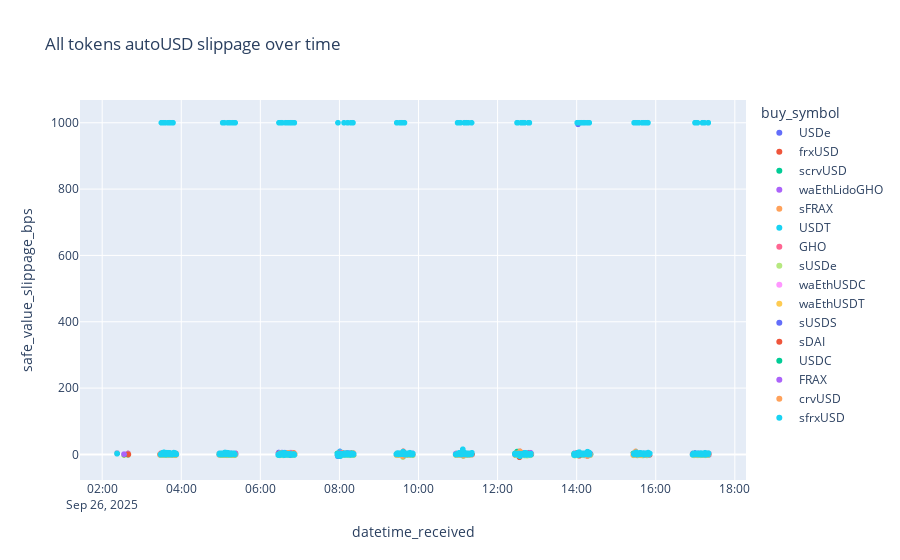

Write notebook code for a chart like this one.
### Code cell
autopool = AUTO_USD
df, _ = autopool_to_slippage[autopool.name]

all_slippage_values = (
    df.groupby(["30_min_chunk", "long_label"])[["datetime_received", "safe_value_slippage_bps", "buy_symbol"]]
    .first()
    .reset_index()
)
px.scatter(
    all_slippage_values,
    x="datetime_received",
    y="safe_value_slippage_bps",
    color="buy_symbol",
    hover_name="long_label",
    title=f"All tokens {autopool.name} slippage over time",
).show()

### Figure 1 — Plotly figure (JSON) as saved in the notebook; plotly's stock layout.template omitted (floating-point values rounded to 4 significant figures; data arrays with more than 128 entries replaced by an {"elided": "..."} marker saying what was removed)
{"data": [{"hovertemplate": "<b>%{hovertext}</b><br><br>buy_symbol=USDe<br>datetime_received=%{x}<br>safe_value_slippage_bps=%{y}<extra></extra>", "hovertext": {"elided": "736 str values"}, "legendgroup": "USDe", "marker": {"color": "#636efa", "symbol": "circle"}, "mode": "markers", "name": "USDe", "showlegend": true, "type": "scattergl", "x": {"elided": "736 str values"}, "xaxis": "x", "y": {"elided": "736 float values"}, "yaxis": "y"}, {"hovertemplate": "<b>%{hovertext}</b><br><br>buy_symbol=frxUSD<br>datetime_received=%{x}<br>safe_value_slippage_bps=%{y}<extra></extra>", "hovertext": {"elided": "736 str values"}, "legendgroup": "frxUSD", "marker": {"color": "#EF553B", "symbol": "circle"}, "mode": "markers", "name": "frxUSD", "showlegend": true, "type": "scattergl", "x": {"elided": "736 str values"}, "xaxis": "x", "y": {"elided": "736 float values"}, "yaxis": "y"}, {"hovertemplate": "<b>%{hovertext}</b><br><br>buy_symbol=scrvUSD<br>datetime_received=%{x}<br>safe_value_slippage_bps=%{y}<extra></extra>", "hovertext": {"elided": "757 str values"}, "legendgroup": "scrvUSD", "marker": {"color": "#00cc96", "symbol": "circle"}, "mode": "markers", "name": "scrvUSD", "showlegend": true, "type": "scattergl", "x": {"elided": "757 str values"}, "xaxis": "x", "y": {"elided": "757 float values"}, "yaxis": "y"}, {"hovertemplate": "<b>%{hovertext}</b><br><br>buy_symbol=waEthLidoGHO<br>datetime_received=%{x}<br>safe_value_slippage_bps=%{y}<extra></extra>", "hovertext": {"elided": "650 str values"}, "legendgroup": "waEthLidoGHO", "marker": {"color": "#ab63fa", "symbol": "circle"}, "mode": "markers", "name": "waEthLidoGHO", "showlegend": true, "type": "scattergl", "x": {"elided": "650 str values"}, "xaxis": "x", "y": {"elided": "650 float values"}, "yaxis": "y"}, {"hovertemplate": "<b>%{hovertext}</b><br><br>buy_symbol=sFRAX<br>datetime_received=%{x}<br>safe_value_slippage_bps=%{y}<extra></extra>", "hovertext": {"elided": "752 str values"}, "legendgroup": "sFRAX", "marker": {"color": "#FFA15A", "symbol": "circle"}, "mode": "markers", "name": "sFRAX", "showlegend": true, "type": "scattergl", "x": {"elided": "752 str values"}, "xaxis": "x", "y": {"elided": "752 float values"}, "yaxis": "y"}, {"hovertemplate": "<b>%{hovertext}</b><br><br>buy_symbol=USDT<br>datetime_received=%{x}<br>safe_value_slippage_bps=%{y}<extra></extra>", "hovertext": {"elided": "738 str values"}, "legendgroup": "USDT", "marker": {"color": "#19d3f3", "symbol": "circle"}, "mode": "markers", "name": "USDT", "showlegend": true, "type": "scattergl", "x": {"elided": "738 str values"}, "xaxis": "x", "y": {"elided": "738 float values"}, "yaxis": "y"}, {"hovertemplate": "<b>%{hovertext}</b><br><br>buy_symbol=GHO<br>datetime_received=%{x}<br>safe_value_slippage_bps=%{y}<extra></extra>", "hovertext": {"elided": "616 str values"}, "legendgroup": "GHO", "marker": {"color": "#FF6692", "symbol": "circle"}, "mode": "markers", "name": "GHO", "showlegend": true, "type": "scattergl", "x": {"elided": "616 str values"}, "xaxis": "x", "y": {"elided": "616 float values"}, "yaxis": "y"}, {"hovertemplate": "<b>%{hovertext}</b><br><br>buy_symbol=sUSDe<br>datetime_received=%{x}<br>safe_value_slippage_bps=%{y}<extra></extra>", "hovertext": {"elided": "754 str values"}, "legendgroup": "sUSDe", "marker": {"color": "#B6E880", "symbol": "circle"}, "mode": "markers", "name": "sUSDe", "showlegend": true, "type": "scattergl", "x": {"elided": "754 str values"}, "xaxis": "x", "y": {"elided": "754 float values"}, "yaxis": "y"}, {"hovertemplate": "<b>%{hovertext}</b><br><br>buy_symbol=waEthUSDC<br>datetime_received=%{x}<br>safe_value_slippage_bps=%{y}<extra></extra>", "hovertext": {"elided": "752 str values"}, "legendgroup": "waEthUSDC", "marker": {"color": "#FF97FF", "symbol": "circle"}, "mode": "markers", "name": "waEthUSDC", "showlegend": true, "type": "scattergl", "x": {"elided": "752 str values"}, "xaxis": "x", "y": {"elided": "752 float values"}, "yaxis": "y"}, {"hovertemplate": "<b>%{hovertext}</b><br><br>buy_symbol=waEthUSDT<br>datetime_received=%{x}<br>safe_value_slippage_bps=%{y}<extra></extra>", "hovertext": {"elided": "754 str values"}, "legendgroup": "waEthUSDT", "marker": {"color": "#FECB52", "symbol": "circle"}, "mode": "markers", "name": "waEthUSDT", "showlegend": true, "type": "scattergl", "x": {"elided": "754 str values"}, "xaxis": "x", "y": {"elided": "754 float values"}, "yaxis": "y"}, {"hovertemplate": "<b>%{hovertext}</b><br><br>buy_symbol=sUSDS<br>datetime_received=%{x}<br>safe_value_slippage_bps=%{y}<extra></extra>", "hovertext": {"elided": "753 str values"}, "legendgroup": "sUSDS", "marker": {"color": "#636efa", "symbol": "circle"}, "mode": "markers", "name": "sUSDS", "showlegend": true, "type": "scattergl", "x": {"elided": "753 str values"}, "xaxis": "x", "y": {"elided": "753 float values"}, "yaxis": "y"}, {"hovertemplate": "<b>%{hovertext}</b><br><br>buy_symbol=sDAI<br>datetime_received=%{x}<br>safe_value_slippage_bps=%{y}<extra></extra>", "hovertext": {"elided": "754 str values"}, "legendgroup": "sDAI", "marker": {"color": "#EF553B", "symbol": "circle"}, "mode": "markers", "name": "sDAI", "showlegend": true, "type": "scattergl", "x": {"elided": "754 str values"}, "xaxis": "x", "y": {"elided": "754 float values"}, "yaxis": "y"}, {"hovertemplate": "<b>%{hovertext}</b><br><br>buy_symbol=USDC<br>datetime_received=%{x}<br>safe_value_slippage_bps=%{y}<extra></extra>", "hovertext": {"elided": "740 str values"}, "legendgroup": "USDC", "marker": {"color": "#00cc96", "symbol": "circle"}, "mode": "markers", "name": "USDC", "showlegend": true, "type": "scattergl", "x": {"elided": "740 str values"}, "xaxis": "x", "y": {"elided": "740 float values"}, "yaxis": "y"}, {"hovertemplate": "<b>%{hovertext}</b><br><br>buy_symbol=FRAX<br>datetime_received=%{x}<br>safe_value_slippage_bps=%{y}<extra></extra>", "hovertext": {"elided": "738 str values"}, "legendgroup": "FRAX", "marker": {"color": "#ab63fa", "symbol": "circle"}, "mode": "markers", "name": "FRAX", "showlegend": true, "type": "scattergl", "x": {"elided": "738 str values"}, "xaxis": "x", "y": {"elided": "738 float values"}, "yaxis": "y"}, {"hovertemplate": "<b>%{hovertext}</b><br><br>buy_symbol=crvUSD<br>datetime_received=%{x}<br>safe_value_slippage_bps=%{y}<extra></extra>", "hovertext": {"elided": "740 str values"}, "legendgroup": "crvUSD", "marker": {"color": "#FFA15A", "symbol": "circle"}, "mode": "markers", "name": "crvUSD", "showlegend": true, "type": "scattergl", "x": {"elided": "740 str values"}, "xaxis": "x", "y": {"elided": "740 float values"}, "yaxis": "y"}, {"hovertemplate": "<b>%{hovertext}</b><br><br>buy_symbol=sfrxUSD<br>datetime_received=%{x}<br>safe_value_slippage_bps=%{y}<extra></extra>", "hovertext": {"elided": "750 str values"}, "legendgroup": "sfrxUSD", "marker": {"color": "#19d3f3", "symbol": "circle"}, "mode": "markers", "name": "sfrxUSD", "showlegend": true, "type": "scattergl", "x": {"elided": "750 str values"}, "xaxis": "x", "y": {"elided": "750 float values"}, "yaxis": "y"}], "layout": {"legend": {"title": {"text": "buy_symbol"}, "tracegroupgap": 0}, "title": {"text": "All tokens autoUSD slippage over time"}, "xaxis": {"anchor": "y", "domain": [0, 1], "title": {"text": "datetime_received"}}, "yaxis": {"anchor": "x", "domain": [0, 1], "title": {"text": "safe_value_slippage_bps"}}}}
